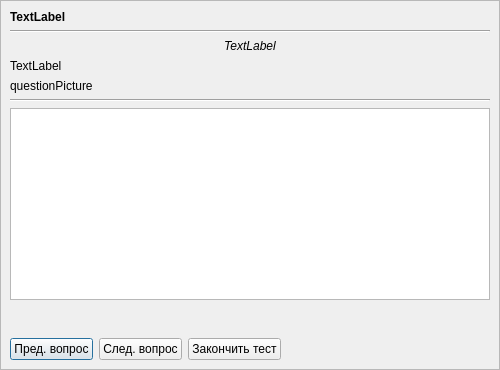
<?xml version="1.0" encoding="UTF-8"?>
<ui version="4.0">
 <class>TestWindow</class>
 <widget class="QDialog" name="TestWindow">
  <property name="geometry">
   <rect>
    <x>0</x>
    <y>0</y>
    <width>500</width>
    <height>370</height>
   </rect>
  </property>
  <property name="windowTitle">
   <string>QTestSuite</string>
  </property>
  <layout class="QGridLayout" name="gridLayout_2">
   <property name="leftMargin">
    <number>0</number>
   </property>
   <property name="topMargin">
    <number>0</number>
   </property>
   <property name="rightMargin">
    <number>0</number>
   </property>
   <property name="bottomMargin">
    <number>0</number>
   </property>
   <property name="spacing">
    <number>0</number>
   </property>
   <item row="0" column="0">
    <widget class="QScrollArea" name="scrollArea">
     <property name="widgetResizable">
      <bool>true</bool>
     </property>
     <widget class="QWidget" name="scrollAreaWidgetContents">
      <property name="geometry">
       <rect>
        <x>0</x>
        <y>0</y>
        <width>498</width>
        <height>368</height>
       </rect>
      </property>
      <layout class="QGridLayout" name="gridLayout">
       <item row="0" column="0">
        <layout class="QVBoxLayout" name="verticalLayout">
         <item>
          <widget class="QLabel" name="label">
           <property name="font">
            <font>
             <weight>75</weight>
             <bold>true</bold>
            </font>
           </property>
           <property name="text">
            <string>TextLabel</string>
           </property>
           <property name="alignment">
            <set>Qt::AlignLeading|Qt::AlignLeft|Qt::AlignTop</set>
           </property>
          </widget>
         </item>
         <item>
          <widget class="Line" name="line">
           <property name="orientation">
            <enum>Qt::Horizontal</enum>
           </property>
          </widget>
         </item>
         <item>
          <widget class="QLabel" name="label_3">
           <property name="font">
            <font>
             <italic>true</italic>
            </font>
           </property>
           <property name="text">
            <string>TextLabel</string>
           </property>
           <property name="alignment">
            <set>Qt::AlignCenter</set>
           </property>
          </widget>
         </item>
         <item>
          <widget class="QLabel" name="label_4">
           <property name="text">
            <string>TextLabel</string>
           </property>
           <property name="wordWrap">
            <bool>true</bool>
           </property>
          </widget>
         </item>
         <item>
          <widget class="QLabel" name="questionPicture">
           <property name="text">
            <string>questionPicture</string>
           </property>
          </widget>
         </item>
         <item>
          <widget class="Line" name="line_2">
           <property name="orientation">
            <enum>Qt::Horizontal</enum>
           </property>
          </widget>
         </item>
         <item>
          <layout class="QHBoxLayout" name="horizontalLayout_2" stretch="0,0">
           <property name="bottomMargin">
            <number>0</number>
           </property>
           <item>
            <layout class="QVBoxLayout" name="verticalLayout_5"/>
           </item>
           <item>
            <layout class="QVBoxLayout" name="verticalLayout_2"/>
           </item>
          </layout>
         </item>
         <item>
          <widget class="QPlainTextEdit" name="plainTextEdit"/>
         </item>
         <item>
          <spacer name="verticalSpacer">
           <property name="orientation">
            <enum>Qt::Vertical</enum>
           </property>
           <property name="sizeType">
            <enum>QSizePolicy::Expanding</enum>
           </property>
           <property name="sizeHint" stdset="0">
            <size>
             <width>20</width>
             <height>5</height>
            </size>
           </property>
          </spacer>
         </item>
         <item>
          <layout class="QHBoxLayout" name="horizontalLayout">
           <item>
            <widget class="QPushButton" name="pushButton_2">
             <property name="text">
              <string>Пред. вопрос</string>
             </property>
            </widget>
           </item>
           <item>
            <widget class="QPushButton" name="pushButton_3">
             <property name="text">
              <string>След. вопрос</string>
             </property>
            </widget>
           </item>
           <item>
            <widget class="QPushButton" name="pushButton">
             <property name="text">
              <string>Закончить тест</string>
             </property>
            </widget>
           </item>
           <item>
            <spacer name="horizontalSpacer">
             <property name="orientation">
              <enum>Qt::Horizontal</enum>
             </property>
             <property name="sizeHint" stdset="0">
              <size>
               <width>40</width>
               <height>20</height>
              </size>
             </property>
            </spacer>
           </item>
          </layout>
         </item>
        </layout>
       </item>
      </layout>
      <zorder></zorder>
     </widget>
    </widget>
   </item>
  </layout>
 </widget>
 <resources/>
 <connections/>
</ui>
